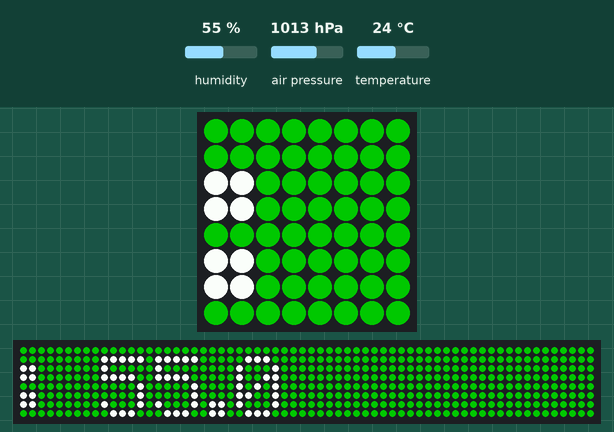
The program below on a simulated Raspberry Pi (BCM pin numbers) with a Sense HAT. Parts: the Sense HAT's 8×8 RGB LED matrix, a strip that is not on the board, showing the scrolling text unrolled. Inputs (shaded band) come from the test bench; at power-on: temperature 24 °C, humidity 55 %, air pressure 1013 hPa. Dim RGB values are drawn brighter than linear; the 64×8 strip is a reading aid, not a part: it shows the text the matrix is scrolling, unrolled, one strip-width of it at a time.

Above: at 13.2 s.
13.3 s: temperature set to 12 °C
At 16.19 s:
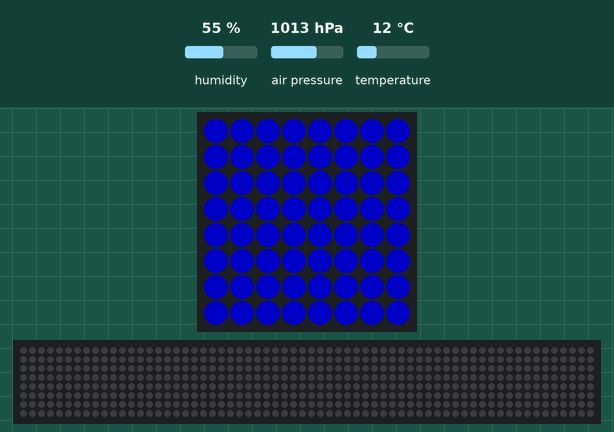
25.3 s: temperature set to 28 °C
At 32.1 s:
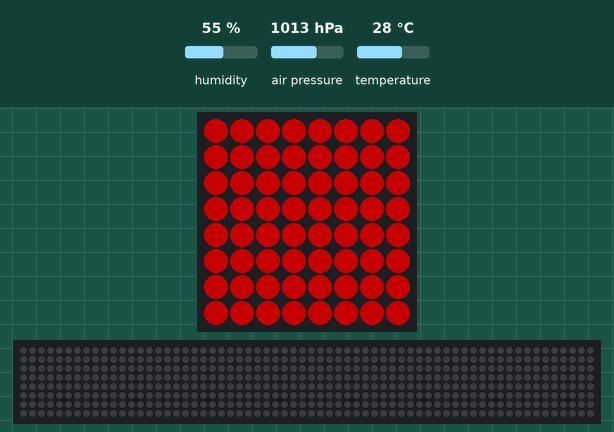
37.3 s: temperature set to 19 °C
At 48.42 s:
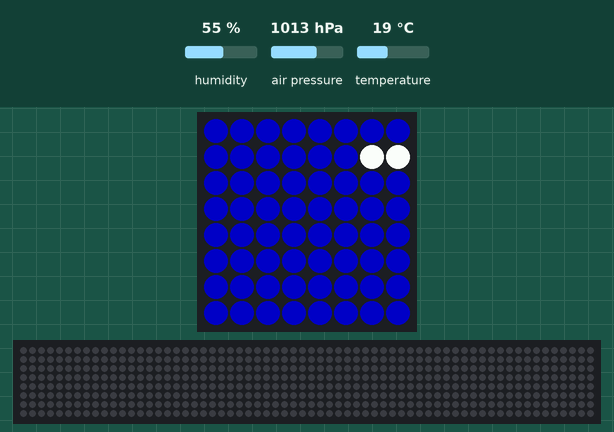

The program:

tph.py
```python
from sense_hat import SenseHat
sense = SenseHat()

#sense.set_rotation(180)

def auto_rotate_display():
  # read sensors data to detect orientation
  x = round(sense.get_accelerometer_raw()['x'], 0)
  y = round(sense.get_accelerometer_raw()['y'], 0)

  rot = 0
  if x == -1:
    rot=90
  elif y == -1:
    rot=180
  elif x == 1:
    rot=270

  # rotate the display according to the orientation
  print ("Current orientation x=%s y=%s  rotating display by %s degrees" % (x, y, rot))
  sense.set_rotation(rot)

while True:
    t = sense.get_temperature()
    p = sense.get_pressure()
    h = sense.get_humidity()

    t = round(t, 1)
    p = round(p, 1)
    h = round(h, 1)

    if t < 20:
	bg = (0, 0, 100) # blau
    elif t > 20 and t < 28:
        bg = (0, 100, 0)  # green
    else:
        bg = (100, 0, 0)  # red

    msg = "T : {0}, P : {1}, H : {2}".format(t, p, h)

    sense.show_message(msg, scroll_speed=0.1, back_colour=bg)
```

Measured:
- after the input at 13.3 s, the LEDs: first differ from a run without the input after 2.8 s (image 1)
- after the input at 25.3 s, the LEDs: first differ from a run without the input after 6.8 s (image 2)
- after the input at 37.3 s, the LEDs: first differ from a run without the input after 10.9 s (image 3 shows a later state)
